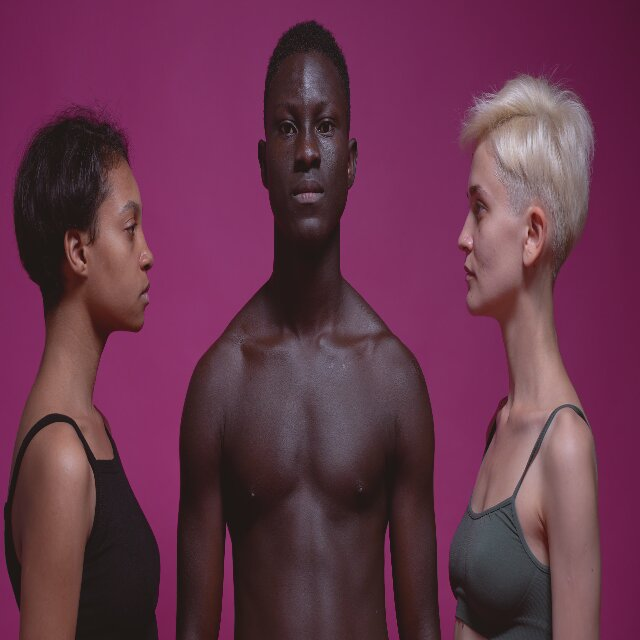
//> input picture test1/frames/frame_00019.jpg, 640 x 640 px; its folder holds only this picture in this run
$ ./face_detection_advanced   (built with g++ and OpenCV 4)
//> lines starting //> are read from the running program, lines starting //| are printed output that depends on the picture
// face_detection_advanced.cpp
// Enhanced face detection with:
//   1. Blur filtering     — skip low-quality/motion-blurred frames
//   2. CLAHE              — better contrast than equalizeHist
//   3. Profile cascade    — catches side-facing heads
//   4. Rotation scanning  — handles tilted heads (±20°)
//   5. IoU-based NMS      — removes duplicate detections
//   6. Max-face hard cap  — prevents false-positive explosion
//
// Compile:
//   g++ -std=c++17 face_detection_advanced.cpp -o face_detection_adv \
//       $(pkg-config --cflags --libs opencv4)

#include <opencv2/opencv.hpp>
#include <opencv2/objdetect.hpp>
#include <opencv2/imgproc.hpp>
#include <iostream>
#include <string>
#include <vector>
#include <algorithm>
#include <filesystem>
#include <iomanip>

namespace fs = std::filesystem;


// Config — all tunable parameters in one place
struct Config {
    // Paths
    std::string framesDir   = "frames";
    std::string outputDir   = "output";
    std::string frontalPath = "data/haarcascade_frontalface_default.xml";
    std::string profilePath = "data/haarcascade_profileface.xml";

    // Detection parameters
    double scaleFactor      = 1.1;   // pyramid scale step
    int    minNeighbors     = 6;     // higher = fewer false positives
    int    minFaceSize      = 40;    // ignore detections smaller than this
    int    maxFaceSize      = 500;   // ignore detections larger than this
    int    maxFacesPerFrame = 3;     // hard cap adjust to video

    // Quality
    double blurThreshold    = 80.0;  // Laplacian variance-> below = skip frame
    double nmsIoUThreshold  = 0.25;  // overlap threshold for NMS
    int    paddingPercent   = 10;    // % padding around face crop

    // Rotation angles to scan — 0 always first (upright)
    std::vector<int> rotationAngles = {0, -20, 20};
};

// Utilities

// Collect and sort all image files in a directory
std::vector<fs::path> getImageFiles(const std::string& dir) {
//> called with dir = "frames"
    std::vector<fs::path> files;
    if (!fs::exists(dir)) return files;
    for (const auto& e : fs::directory_iterator(dir)) {
        std::string ext = e.path().extension().string();
        std::transform(ext.begin(), ext.end(), ext.begin(), ::tolower);
        if (ext == ".jpg" || ext == ".jpeg" || ext == ".png")
            files.push_back(e.path());
    }
    std::sort(files.begin(), files.end());
    return files;
}

// Laplacian variance — measures image sharpness
// High value = sharp.  Low value = blurry.
double computeBlurScore(const cv::Mat& gray) {
    cv::Mat lap;
    cv::Laplacian(gray, lap, CV_64F);
    cv::Scalar mean, stddev;
    cv::meanStdDev(lap, mean, stddev);
    return stddev[0] * stddev[0];
}

// CLAHE: Contrast Limited Adaptive Histogram Equalization
// Avoids noise amplification in uniform regions unlike equalizeHist
cv::Mat applyCLAHE(const cv::Mat& gray) {
    auto clahe = cv::createCLAHE(2.0, cv::Size(8, 8));
    cv::Mat out;
    clahe->apply(gray, out);
    return out;
}

// Intersection over Union between two rectangles
double computeIoU(const cv::Rect& a, const cv::Rect& b) {
    cv::Rect inter = a & b;
    if (inter.area() == 0) return 0.0;
    return (double)inter.area() / (a.area() + b.area() - inter.area());
}

// Non-Maximum Suppression
// Removes overlapping boxes, keeping the largest (highest area = most confident)
std::vector<cv::Rect> applyNMS(std::vector<cv::Rect> rects, double iouThresh) {
    std::sort(rects.begin(), rects.end(),
        [](const cv::Rect& a, const cv::Rect& b){ return a.area() > b.area(); });

    std::vector<bool> suppressed(rects.size(), false);
    std::vector<cv::Rect> result;
    for (size_t i = 0; i < rects.size(); i++) {
        if (suppressed[i]) continue;
        result.push_back(rects[i]);
        for (size_t j = i + 1; j < rects.size(); j++)
            if (!suppressed[j] && computeIoU(rects[i], rects[j]) > iouThresh)
                suppressed[j] = true;
    }
    return result;
}

// Rotate image by angle (fills border with gray = 128)
cv::Mat rotateImage(const cv::Mat& src, double angle) {
    if (angle == 0.0) return src.clone();
    cv::Point2f center(src.cols / 2.0f, src.rows / 2.0f);
    cv::Mat M = cv::getRotationMatrix2D(center, angle, 1.0);
    cv::Mat dst;
    cv::warpAffine(src, dst, M, src.size(),
                   cv::INTER_LINEAR, cv::BORDER_CONSTANT, cv::Scalar(128));
    return dst;
}

// Map bounding box from rotated-image coordinates back to original
cv::Rect unrotateRect(const cv::Rect& r, double angle, cv::Size sz) {
    if (angle == 0.0) return r;
    cv::Point2f center(sz.width / 2.0f, sz.height / 2.0f);
    cv::Mat M = cv::getRotationMatrix2D(center, -angle, 1.0);
    std::vector<cv::Point2f> corners = {
        {(float)r.x,           (float)r.y           },
        {(float)(r.x+r.width), (float)r.y            },
        {(float)r.x,           (float)(r.y+r.height) },
        {(float)(r.x+r.width), (float)(r.y+r.height) }
    };
    std::vector<cv::Point2f> mapped;
    cv::transform(corners, mapped, M);
    float x0 = std::min({mapped[0].x,mapped[1].x,mapped[2].x,mapped[3].x});
    float y0 = std::min({mapped[0].y,mapped[1].y,mapped[2].y,mapped[3].y});
    float x1 = std::max({mapped[0].x,mapped[1].x,mapped[2].x,mapped[3].x});
    float y1 = std::max({mapped[0].y,mapped[1].y,mapped[2].y,mapped[3].y});
    return {(int)x0, (int)y0, (int)(x1-x0), (int)(y1-y0)};
}

// Add padding around face rect, clamped to image bounds
cv::Rect safePadded(const cv::Rect& face, int padPct, int imgW, int imgH) {
    int px = face.width  * padPct / 100;
    int py = face.height * padPct / 100;
    int x  = std::max(0, face.x - px);
    int y  = std::max(0, face.y - py);
    int w  = std::min(imgW - x, face.width  + 2 * px);
    int h  = std::min(imgH - y, face.height + 2 * py);
    return {x, y, w, h};
}

// Keep only the N largest detections
std::vector<cv::Rect> keepTopN(std::vector<cv::Rect> rects, int n) {
    if ((int)rects.size() <= n) return rects;
    std::sort(rects.begin(), rects.end(),
        [](const cv::Rect& a, const cv::Rect& b){ return a.area() > b.area(); });
    rects.resize(n);
    return rects;
}

// Core Detection
// Runs frontal + profile (left + right mirror) at each
// rotation angle, then deduplicates with NMS
std::vector<cv::Rect> detectFaces(
    const cv::Mat& gray,
    cv::CascadeClassifier& frontal,
    cv::CascadeClassifier& profile,
    const Config& cfg)
{
    std::vector<cv::Rect> all;
    const cv::Size minSz(cfg.minFaceSize, cfg.minFaceSize);
    const cv::Size maxSz(cfg.maxFaceSize, cfg.maxFaceSize);

    for (int angle : cfg.rotationAngles) {

        // Rotate and enhance
        cv::Mat rot      = rotateImage(gray, angle);
        cv::Mat enhanced = applyCLAHE(rot);

        // Frontal detection
        std::vector<cv::Rect> frontalHits;
        frontal.detectMultiScale(enhanced, frontalHits,
            cfg.scaleFactor, cfg.minNeighbors, 0, minSz, maxSz);

        // Left profile
        std::vector<cv::Rect> leftHits;
        profile.detectMultiScale(enhanced, leftHits,
            cfg.scaleFactor, cfg.minNeighbors, 0, minSz, maxSz);

        // Right profile (horizontal flip trick) ──
        // Profile cascade only detects one side;
        // flip image to catch the other side, then mirror coords back
        cv::Mat flipped;
        cv::flip(enhanced, flipped, 1);
        std::vector<cv::Rect> rightHits;
        profile.detectMultiScale(flipped, rightHits,
            cfg.scaleFactor, cfg.minNeighbors, 0, minSz, maxSz);
        for (auto& r : rightHits)
            r.x = gray.cols - r.x - r.width;  // mirror x back

        // ── Map all hits back to original image space
        for (auto& r : frontalHits) all.push_back(unrotateRect(r, angle, gray.size()));
        for (auto& r : leftHits)    all.push_back(unrotateRect(r, angle, gray.size()));
        for (auto& r : rightHits)   all.push_back(unrotateRect(r, angle, gray.size()));
    }

    // Remove duplicate/overlapping boxes
    all = applyNMS(all, cfg.nmsIoUThreshold);

    // Remove boxes outside image or too small
    cv::Rect bounds(0, 0, gray.cols, gray.rows);
    std::vector<cv::Rect> valid;
    for (const auto& r : all) {
        cv::Rect c = r & bounds;
        if (c.width  > cfg.minFaceSize &&
            c.height > cfg.minFaceSize)
            valid.push_back(c);
    }

    return keepTopN(valid, cfg.maxFacesPerFrame);
}

// main
int main(int argc, char* argv[]) {
    Config cfg;
    if (argc > 1) cfg.framesDir   = argv[1];
    if (argc > 2) cfg.outputDir   = argv[2];
    if (argc > 3) cfg.frontalPath = argv[3];
    if (argc > 4) cfg.profilePath = argv[4];

    std::cout << "========================================\n"
              << "  Face Crop Extractor (Advanced)\n"
              << "  Frames    : " << cfg.framesDir        << "\n"
              << "  Output    : " << cfg.outputDir        << "\n"
              << "  MaxFaces  : " << cfg.maxFacesPerFrame << "\n"
              << "  BlurGate  : " << cfg.blurThreshold    << "\n"
              << "========================================\n";

    // Load cascades
    cv::CascadeClassifier frontalCascade, profileCascade;
    if (!frontalCascade.load(cfg.frontalPath)) {
        std::cerr << "[ERROR] Frontal cascade not found: " << cfg.frontalPath << "\n";
        return -1;
    }
    if (!profileCascade.load(cfg.profilePath)) {
        std::cerr << "[ERROR] Profile cascade not found: " << cfg.profilePath << "\n";
        return -1;
    }
    std::cout << "[OK] Cascades loaded\n";

    // Gather frames
    auto frames = getImageFiles(cfg.framesDir);
    if (frames.empty()) {
        std::cerr << "[ERROR] No images in: " << cfg.framesDir << "\n";
        return -1;
    }
    std::cout << "[OK] Found " << frames.size() << " frames\n\n";
    fs::create_directories(cfg.outputDir);

    // Stats
    int totalFrames=0, skippedCorrupt=0, skippedBlurry=0;
    int framesWithFaces=0, totalFaces=0;

    // Frame loop
    for (const auto& framePath : frames) {
        totalFrames++;

        cv::Mat img = cv::imread(framePath.string());
//> img is the input picture: 640 rows x 640 cols, CV_8UC3; mean B, G, R 75.6, 52.7, 102.6
        if (img.empty()) {
            std::cerr << "[WARN] Corrupt: " << framePath.filename() << "\n";
            skippedCorrupt++;
            continue;
        }

        cv::Mat gray;
        cv::cvtColor(img, gray, cv::COLOR_BGR2GRAY);
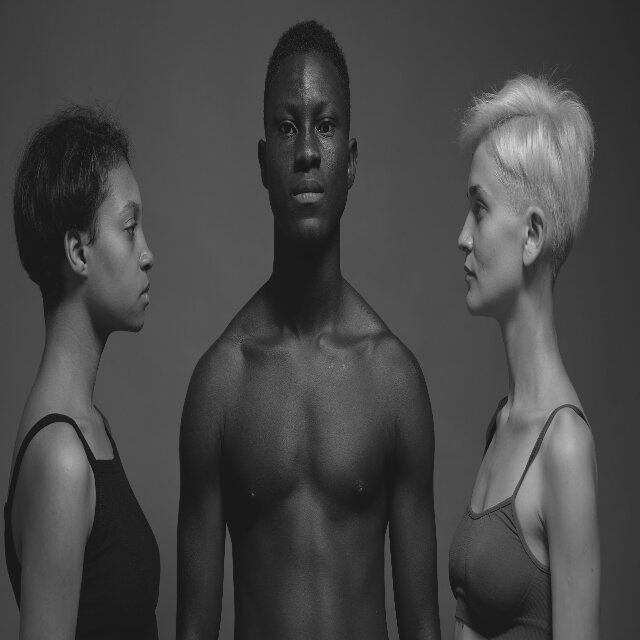
//> gray: 640 rows x 640 cols, CV_8UC1; min 11, max 214, mean 70.2

        // Skip blurry frames — not worth detecting in
        double blur = computeBlurScore(gray);
//> in computeBlurScore, `cv::Laplacian(gray, lap, CV_64F);`:
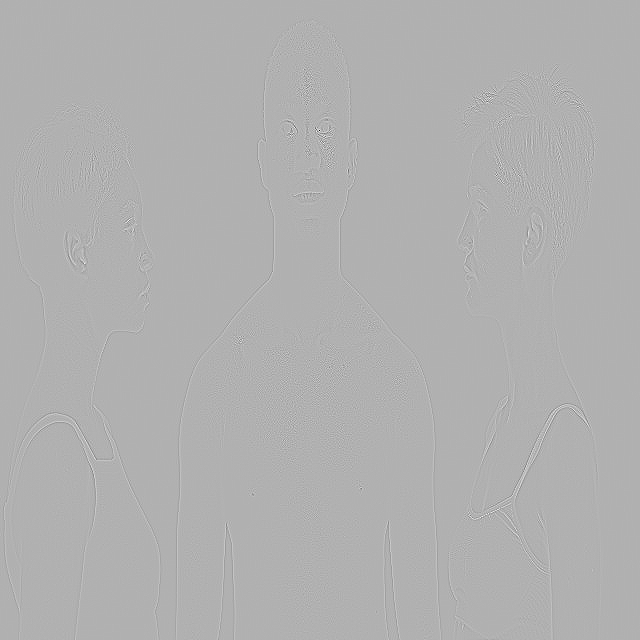
//> lap: 640 rows x 640 cols, CV_64FC1; min -476, max 210, mean 0; drawn with min black and max white
//> in computeBlurScore, `cv::meanStdDev(lap, mean, stddev);`: mean = Scalar(-0.000591); stddev = Scalar(12.09)
//> blur = 146.1
        if (blur < cfg.blurThreshold) {
            std::cout << "[Frame " << std::setw(5) << totalFrames << "] "
                      << framePath.filename().string()
                      << " SKIP blurry=" << std::fixed
                      << std::setprecision(1) << blur << "\n";
            skippedBlurry++;
            continue;
        }

        // Detect
        auto faces = detectFaces(gray, frontalCascade, profileCascade, cfg);
//> in detectFaces, `const cv::Size minSz(cfg.minFaceSize, cfg.minFaceSize);`: minSz = Size(40, 40)
//> in detectFaces, `const cv::Size maxSz(cfg.maxFaceSize, cfg.maxFaceSize);`: maxSz = Size(500, 500)
//> the loop in detectFaces, `for (int angle : cfg.rotationAngles)` made 3 passes
//> rightHits on pass 1: 1 Rect (x, y, width, height): [463, 189, 109, 109]
//> pass 1, in applyCLAHE, `clahe->apply(gray, out);`:
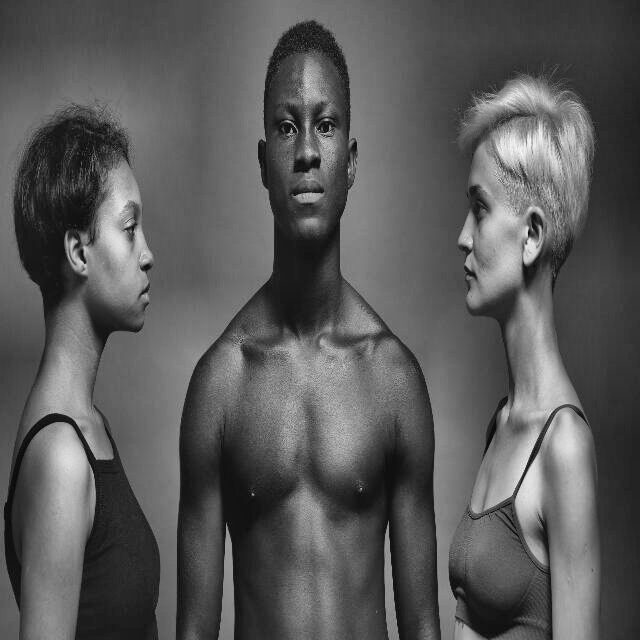
//> out: 640 rows x 640 cols, CV_8UC1; min 5, max 244, mean 89.7
//> pass 1, in detectFaces, `cv::flip(enhanced, flipped, 1);`:
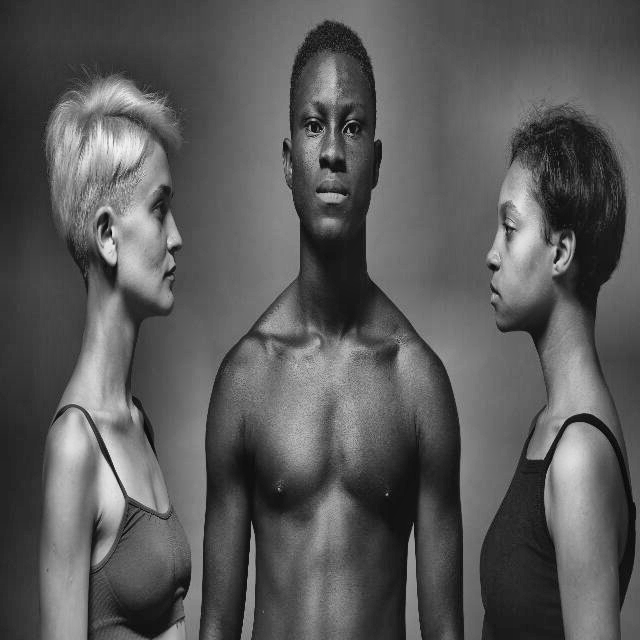
//> flipped: 640 rows x 640 cols, CV_8UC1; min 5, max 244, mean 89.7
//> pass 2, in applyCLAHE (call 2), `clahe->apply(gray, out);`:
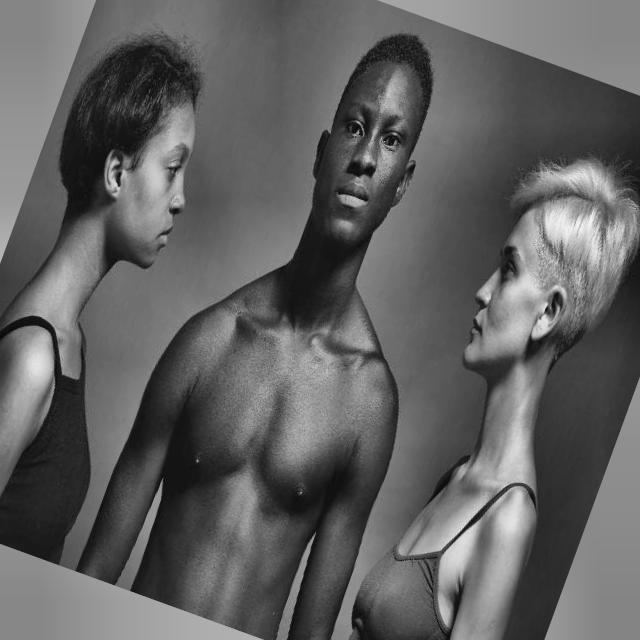
//> out: 640 rows x 640 cols, CV_8UC1; min 8, max 243, mean 96.8
//> after the loop in detectFaces, `for (int angle : cfg.rotationAngles)`: all = 4 Rects (x, y, width, height): [254, 84, 109, 109], [454, 66, 158, 158], [68, 189, 109, 109], [199, -28, 324, 324]
//> in applyNMS, `std::sort(rects.begin(), rects.end(), [](const cv::Rect& a, const cv::..`: rects = 4 Rects (x, y, width, height): [199, -28, 324, 324], [454, 66, 158, 158], [254, 84, 109, 109], [68, 189, 109, 109]
//> the loop in applyNMS, `for (size_t i = 0; i < rects.size(); i++)` made 4 passes
//> in detectFaces, `all = applyNMS(all, cfg.nmsIoUThreshold);`: all has the same summary as rects in applyNMS
//> the loop in detectFaces, `for (const auto& r : all)` made 4 passes
//> in keepTopN, `rects.resize(n);`: rects = 3 Rects (x, y, width, height): [199, 0, 324, 296], [454, 66, 158, 158], [254, 84, 109, 109]
//> faces has the same summary as rects in keepTopN

        std::cout << "[Frame " << std::setw(5) << totalFrames << "] "
                  << std::setw(25) << std::left
                  << framePath.filename().string()
                  << std::right
                  << " faces=" << faces.size()
                  << " blur="  << std::fixed << std::setprecision(0) << blur;
//| [Frame     1] frame_00019.jpg           faces=3 blur=146

        if (faces.empty()) { std::cout << "\n"; continue; }

        // Create frame folder: output/frame_1/
        framesWithFaces++;
        std::string frameDir = cfg.outputDir + "/frame_"
                             + std::to_string(totalFrames);
//> frameDir = "output/frame_1"
        fs::create_directories(frameDir);

        // Crop & save
        int saved = 0;
        for (size_t i = 0; i < faces.size(); i++) {
            cv::Rect padded = safePadded(faces[i], cfg.paddingPercent,
                                          img.cols, img.rows);
            if (padded.width <= 0 || padded.height <= 0) continue;

            std::string outPath = frameDir + "/face_"
                                + std::to_string(i + 1) + ".jpg";
            try {
                if (cv::imwrite(outPath, img(padded),
                    {cv::IMWRITE_JPEG_QUALITY, 95}))
                { saved++; totalFaces++; }
            } catch (const cv::Exception& e) {
                std::cerr << "\n[ERROR] " << e.what();
            }
        }
//> this loop made 3 passes
//> (px in safePadded, py in safePadded, x in safePadded, y in safePadded, w in safePadded, h in safePadded, outPath) on passes 1 to 3: (32, 29, 167, 0, 388, 354, "output/frame_1/face_1.jpg"), (15, 15, 439, 51, 188, 188, "output/frame_1/face_2.jpg"), (10, 10, 244, 74, 129, 129, "output/frame_1/face_3.jpg")
//> pass 1, `if (cv::imwrite(outPath, img(padded), {cv::IMWRITE_JPEG_QUALITY, 95}))`:
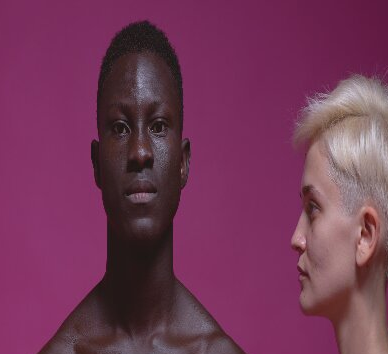
//> saved as face_1.jpg: 354 rows x 388 cols, CV_8UC3; mean B, G, R 87.1, 55.8, 115
//> pass 2, `if (cv::imwrite(outPath, img(padded), {cv::IMWRITE_JPEG_QUALITY, 95}))`:
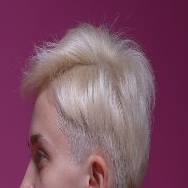
//> saved as face_2.jpg: 188 rows x 188 cols, CV_8UC3; mean B, G, R 100, 78.8, 126.9
//> after the loop, saved = 3; totalFaces = 3
        std::cout << " -> " << saved << " saved to " << frameDir << "\n";
//|  -> 3 saved to output/frame_1
    }

    // Summary
    std::cout << "\n========================================\n"
              << "  SUMMARY\n"
              << "  Total frames      : " << totalFrames     << "\n"
              << "  Skipped (corrupt) : " << skippedCorrupt  << "\n"
              << "  Skipped (blurry)  : " << skippedBlurry   << "\n"
              << "  Frames with faces : " << framesWithFaces << "\n"
              << "  Total faces saved : " << totalFaces       << "\n"
              << "  Output            : " << cfg.outputDir    << "\n"
              << "========================================\n";
//| ========================================
//|   SUMMARY
//|   Total frames      : 1
//|   Skipped (corrupt) : 0
//|   Skipped (blurry)  : 0
//|   Frames with faces : 1
//> (the first 6 of 9 printed lines)
    return 0;
}

$ run again, on test1/frames/frame_00077.jpg
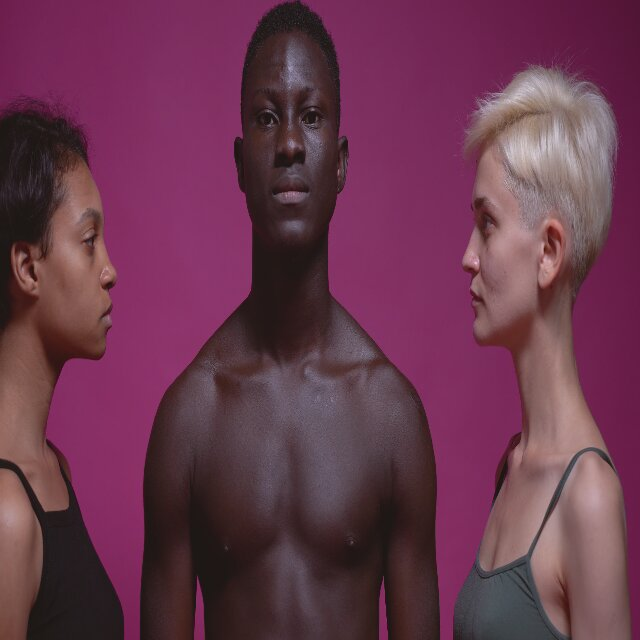
//> input picture test1/frames/frame_00077.jpg, 640 x 640 px
//> img is the input picture: 640 rows x 640 cols, CV_8UC3; mean B, G, R 78.2, 55.9, 105
//> mean = Scalar(0.000654); stddev = Scalar(10.1)
//> blur = 102
//> minSz = Size(40, 40)
//> maxSz = Size(500, 500)
//> the loop in detectFaces, `for (int angle : cfg.rotationAngles)` made 3 passes
//> rightHits on pass 1: 1 Rect (x, y, width, height): [495, 193, 124, 124]
//> after the loop in detectFaces, `for (int angle : cfg.rotationAngles)`: all = 4 Rects (x, y, width, height): [496, 426, 117, 117], [225, 66, 131, 131], [462, 57, 171, 171], [21, 193, 124, 124]
//> in applyNMS, `std::sort(rects.begin(), rects.end(), [](const cv::Rect& a, const cv::..`: rects = 4 Rects (x, y, width, height): [462, 57, 171, 171], [225, 66, 131, 131], [21, 193, 124, 124], [496, 426, 117, 117]
//> the loop in applyNMS, `for (size_t i = 0; i < rects.size(); i++)` made 4 passes
//> in detectFaces, `all = applyNMS(all, cfg.nmsIoUThreshold);`: all has the same summary as rects in applyNMS
//> the loop in detectFaces, `for (const auto& r : all)` made 4 passes
//> in keepTopN, `rects.resize(n);`: rects = 3 Rects (x, y, width, height): [462, 57, 171, 171], [225, 66, 131, 131], [21, 193, 124, 124]
//> faces has the same summary as rects in keepTopN
//| [Frame     1] frame_00077.jpg           faces=3 blur=102
//> frameDir = "output/frame_1"
//> the loop `for (size_t i = 0; i < faces.size(); i++)` made 3 passes
//> (px in safePadded, py in safePadded, x in safePadded, y in safePadded, w in safePadded, h in safePadded, outPath) on passes 1 to 3: (17, 17, 445, 40, 195, 205, "output/frame_1/face_1.jpg"), (13, 13, 212, 53, 157, 157, "output/frame_1/face_2.jpg"), (12, 12, 9, 181, 148, 148, "output/frame_1/face_3.jpg")
//> pass 1, `if (cv::imwrite(outPath, img(padded), {cv::IMWRITE_JPEG_QUALITY, 95}))`:
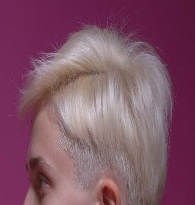
//> saved as face_1.jpg: 205 rows x 195 cols, CV_8UC3; mean B, G, R 102.1, 83.3, 127.9
//> pass 2, `if (cv::imwrite(outPath, img(padded), {cv::IMWRITE_JPEG_QUALITY, 95}))`:
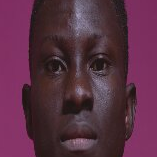
//> saved as face_2.jpg: 157 rows x 157 cols, CV_8UC3; mean B, G, R 68, 47.3, 89.6
//> after the loop `for (size_t i = 0; i < faces.size(); i++)`: saved = 3
//|  -> 3 saved to output/frame_1
//| ========================================
//|   SUMMARY
//|   Total frames      : 1
//|   Skipped (corrupt) : 0
//|   Skipped (blurry)  : 0
//|   Frames with faces : 1
//> (the first 6 of 9 printed lines)
